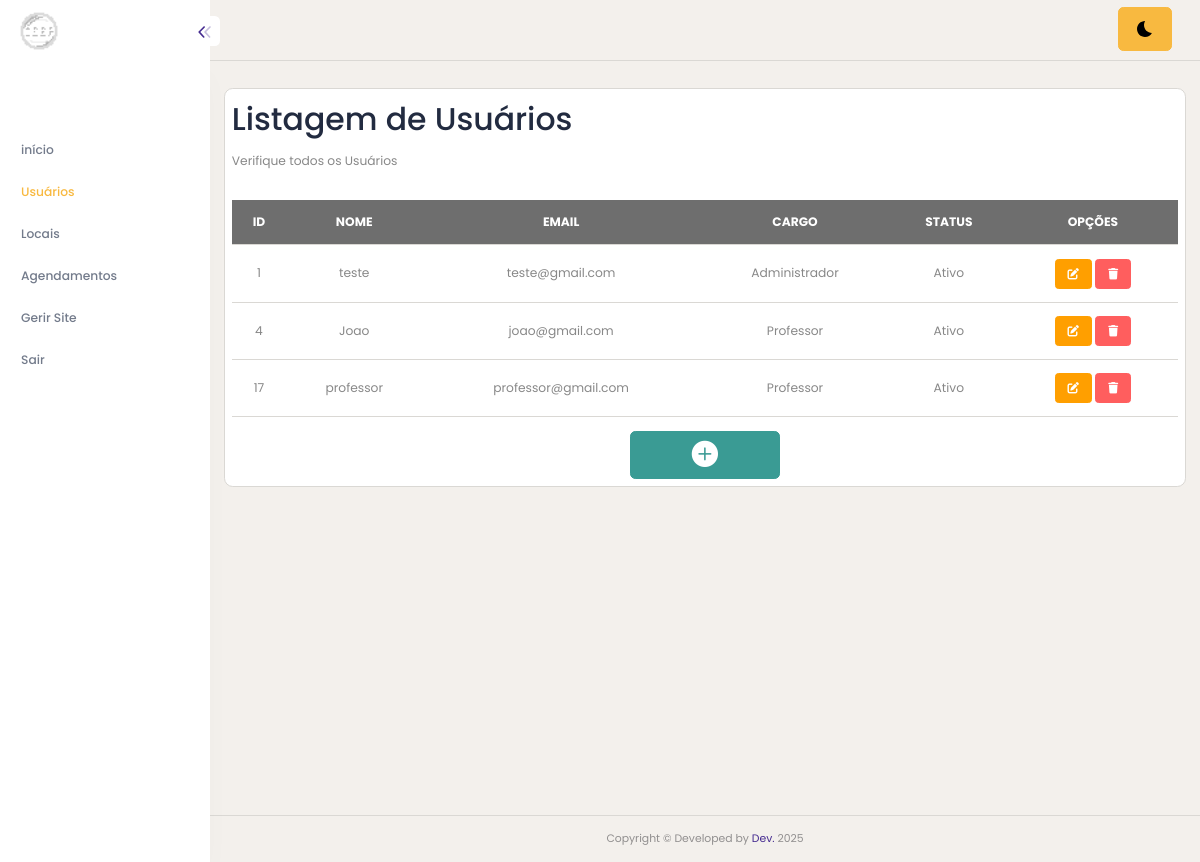
/usuarios-pesquisar.php (signed in), run on an earlier commit of the app's database.
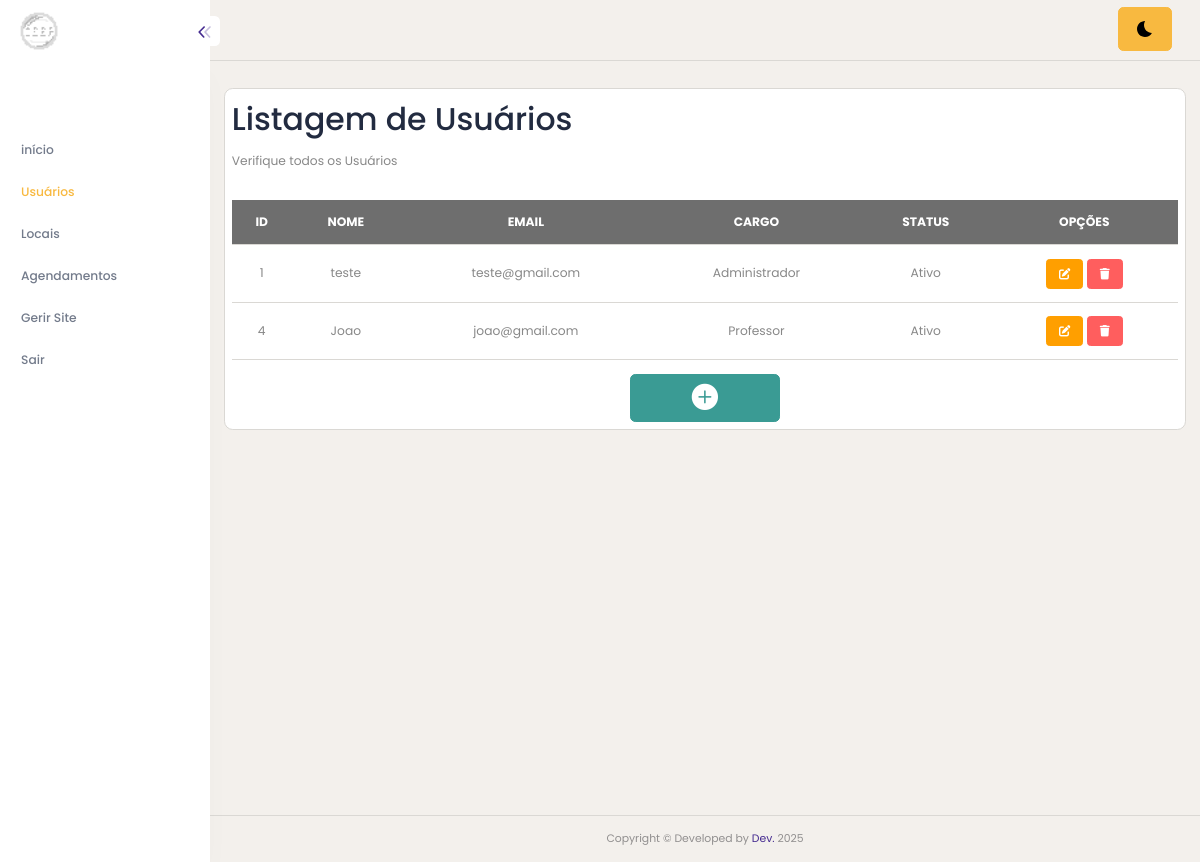
And on a later commit of the database.
### tables this page shows
CREATE TABLE `usuarios` (
  `id` int(11) NOT NULL,
  `nome` varchar(100) DEFAULT NULL,
  `usuario` varchar(150) DEFAULT NULL,
  `senha` varchar(20) DEFAULT NULL,
  `cargo` int(11) DEFAULT NULL,
  `status` tinyint(1) DEFAULT NULL
);

### usuarios-pesquisar.php (the view, shortened to what this page needs)
<!DOCTYPE html>
<html lang="pt-BR">
<head>
    <?php include("app-header.php"); ?>
</head>
<body>
    <?php include("app-lateral.php"); ?>
    <div class="content-body" style="min-height: 899px;">
        <div class="container-fluid">
            <div class="row">
                <div class="card p-2">
                    <h1>Listagem de Usuários</h1>
                    <p>Verifique todos os Usuários</p>
                    <div class="table-responsive mt-3">
                        <table class="table">
                            <tr class="table-dark text-center">
                                <th>ID</th>
                                <th>NOME</th>
                                <th>EMAIL</th>
                                <th>CARGO</th>
                                <th>STATUS</th>
                                <th>OPÇÕES</th>
                            </tr>
                            <?php
                            $sql = $conn->prepare("SELECT * from usuarios");
                            $sql->execute();
                            while ($dados = $sql->fetch()) {
                            ?>
                                <tr class="text-center">
                                    <td><?php echo "$dados[id]" ?></td>
                                    <td><?php echo "$dados[nome]" ?></td>
                                    <td><?php echo "$dados[usuario]" ?></td>
                                    <td>
                                        <?php
                                        if ($dados['cargo'] == 1) {
                                            echo "Administrador";
                                        } else {
                                            echo "Professor";
                                        }
                                        ?>
                                    </td>
                                    <td>
                                        <?php
                                        if ($dados['status'] == 1) {
                                            echo "Ativo";
                                        } else {
                                            echo "Bloqueado";
                                        }
                                        ?>
                                    </td>
                                    <td class="text-center">
                                        <a href="usuarios-cadastro.php?id=<?php echo $dados['id']; ?>" class="btn btn-warning btn-sm"><i class="fa-solid fa-pen-to-square"></i></a>
                                        <a href="usuarios-deletar.php?id=<?php echo $dados['id']; ?>" class="btn btn-danger btn-sm"><i class="fa-solid fa-trash"></i></a>
                                    </td>
                                </tr>
                            <?php
                            };
                            ?>
                        </table>
                    </div>
                    <div class="row">
                        <div class="text-center">
                            <a href="usuarios-cadastro.php" class="btn btn-success" style="width: 150px;"><i class="bi bi-plus-circle-fill fs-2"></i></a>
                        </div>
                    </div>
                </div>
            </div>
        </div>
    </div>
    <?php include("app-footer.php"); ?>
</body>
</html>

What changed in the data, as far as the page shows it:
removed usuarios: id "17", nome "professor", usuario "professor@gmail.com", cargo "Professor", status "Ativo"
